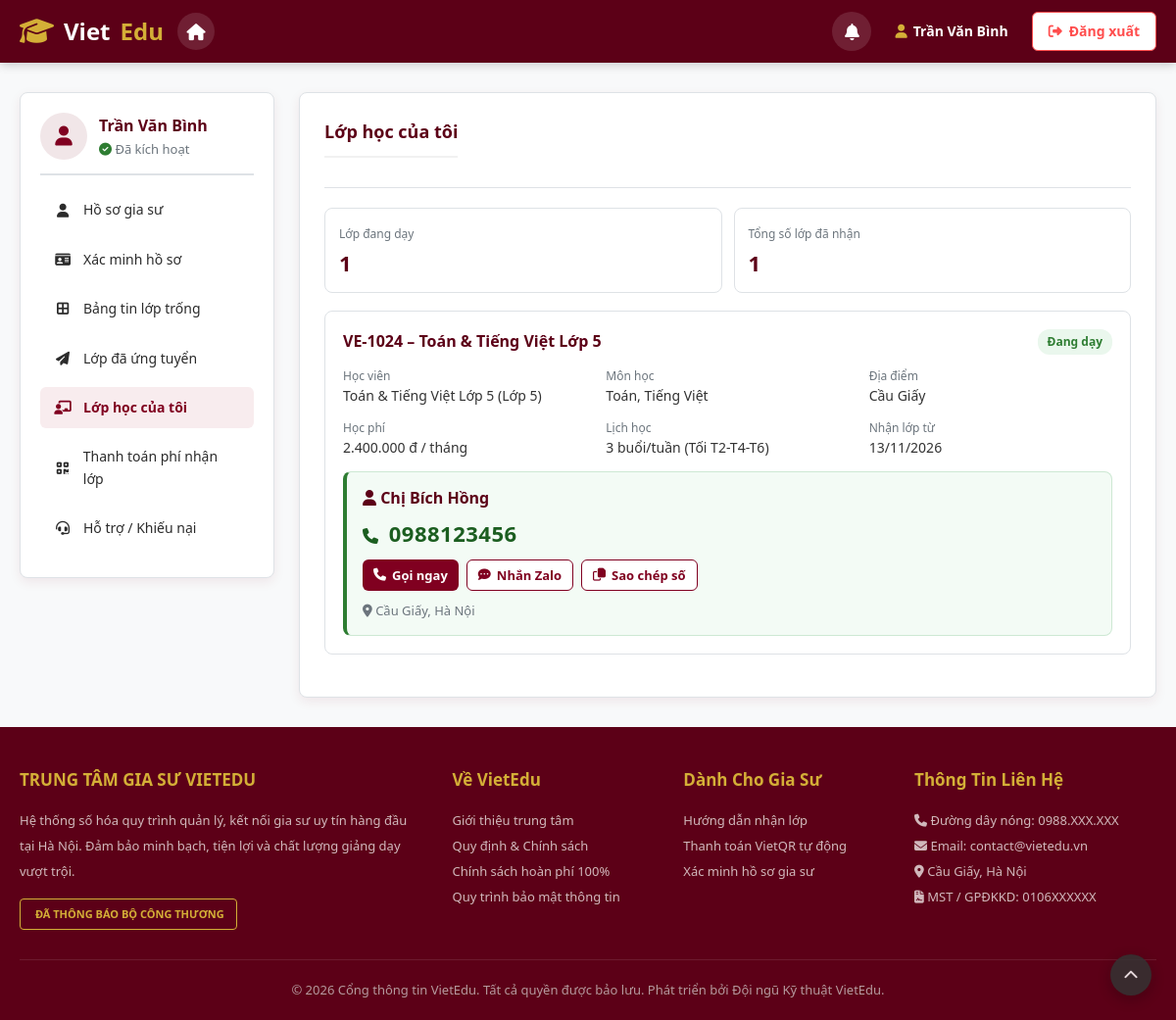
The page /gia-su/lop-cua-toi.php (signed in) on the database its author committed.
### tables this page shows
CREATE TABLE tutors (
    tutor_id INT AUTO_INCREMENT PRIMARY KEY,
    full_name VARCHAR(100) NOT NULL,
    phone VARCHAR(15) UNIQUE NOT NULL,
    email VARCHAR(100) UNIQUE,
    password_hash VARCHAR(255) NOT NULL,
    university VARCHAR(150),
    major VARCHAR(100),
    rating DECIMAL(2,1) DEFAULT 5.0,
    status ENUM('pending', 'active', 'locked') DEFAULT 'pending',
    created_at TIMESTAMP DEFAULT CURRENT_TIMESTAMP
);

CREATE TABLE classes (
    class_id INT AUTO_INCREMENT PRIMARY KEY,
    class_code VARCHAR(20) UNIQUE NOT NULL,
    title VARCHAR(150) NOT NULL, 
    subject VARCHAR(50) NOT NULL,
    grade VARCHAR(20) NOT NULL,
    location VARCHAR(100),
    schedule VARCHAR(100),
    requirements TEXT,
    tuition_fee DECIMAL(10,2),
    parent_id INT,
    status ENUM('finding', 'matched', 'completed', 'cancelled') DEFAULT 'finding',
    created_at TIMESTAMP DEFAULT CURRENT_TIMESTAMP,
    FOREIGN KEY (parent_id) REFERENCES parents(parent_id) ON DELETE CASCADE
);

CREATE TABLE parents (
    parent_id INT AUTO_INCREMENT PRIMARY KEY,
    full_name VARCHAR(100) NOT NULL,
    phone VARCHAR(15) UNIQUE NOT NULL,
    address TEXT,
    created_at TIMESTAMP DEFAULT CURRENT_TIMESTAMP
);

### gia-su/lop-cua-toi.php (the view, shortened to what this page needs)
<?php
require_once __DIR__ . '/core.php';
$tutor = gs_require_login();
$tid = (int) $tutor['tutor_id'];
$st = $conn->prepare("SELECT c.*, m.apply_date, p.full_name AS parent_name, p.phone AS parent_phone, p.address AS parent_address, p.email AS parent_email,
                             (SELECT COUNT(*) FROM transactions x WHERE x.class_id = c.class_id AND x.tutor_id = m.tutor_id AND x.status = 'success') AS paid
                      FROM class_matching m
                      JOIN classes c ON c.class_id = m.class_id
                      LEFT JOIN parents p ON p.parent_id = c.parent_id
                      WHERE m.tutor_id = ? AND m.status = 'matched'
                      ORDER BY FIELD(c.status, 'matched', 'completed', 'cancelled'), m.apply_date DESC");
$st->execute([$tid]);
$classes = $st->fetchAll(PDO::FETCH_ASSOC);
$active = count(array_filter($classes, function ($c) { return $c['status'] === 'matched'; }));
gs_layout_start('Lớp học của tôi', 'lop-cua-toi', $tutor);
?>
<div class="gs-stats">
    <div class="gs-stat"><span>Lớp đang dạy</span><b><?= $active ?></b></div>
    <div class="gs-stat"><span>Tổng số lớp đã nhận</span><b><?= count($classes) ?></b></div>
</div>
<?php foreach ($classes as $c): $unlocked = $c['paid'] > 0; ?>
    <div class="gs-card">
        <div style="display:flex;justify-content:space-between;gap:10px;flex-wrap:wrap;margin-bottom:12px">
            <h3 style="margin:0"><?= gs_e($c['class_code']) ?> – <?= gs_e($c['title']) ?></h3>
            <?= gs_badge(GS_CLASS_LABELS, $c['status']) ?>
        </div>
        <div class="gs-info">
            <div><span>Học viên</span><?= gs_e($c['title']) ?> (<?= gs_e(gs_grade($c['grade'])) ?>)</div>
            <div><span>Môn học</span><?= gs_e($c['subject']) ?></div>
            <div><span>Địa điểm</span><?= gs_e($c['location'] ?: '—') ?></div>
            <div><span>Học phí</span><?= gs_money($c['tuition_fee']) ?> / tháng</div>
            <div><span>Lịch học</span><?= gs_e($c['schedule'] ?: '—') ?></div>
            <div><span>Nhận lớp từ</span><?= gs_date($c['apply_date']) ?></div>
        </div>
        <?php if ($unlocked): ?>
            <div style="margin-top:12px"><?= gs_the_lien_he($c) ?></div>
        <?php endif; ?>
    </div>
<?php endforeach; ?>
<?php gs_layout_end(); ?>

### gia-su/core.php (shortened to what this page needs)
<?php
require_once __DIR__ . '/../db.php';
function gs_e($s)
{
    return htmlspecialchars((string) $s, ENT_QUOTES, 'UTF-8');
}
function gs_money($v)
{
    return $v === null || $v === '' ? '—' : number_format((float) $v, 0, ',', '.') . ' đ';
}
function gs_date($v, $fmt = 'd/m/Y')
{
    return $v ? date($fmt, strtotime($v)) : '—';
}
function gs_grade($g)
{
    return ctype_digit((string) $g) ? 'Lớp ' . $g : (string) $g;
}
function gs_current_tutor()
{
    global $conn;
    $cache = false;
    if (!empty($_SESSION['tutor_id'])) {
        $st = $conn->prepare('SELECT * FROM tutors WHERE tutor_id = ?');
        $st->execute([(int) $_SESSION['tutor_id']]);
        $t = $st->fetch(PDO::FETCH_ASSOC);
        if ($t && $t['status'] !== 'locked') {
            $cache = $t;
        } else {
            unset($_SESSION['tutor_id'], $_SESSION['user_type'], $_SESSION['user_id'], $_SESSION['user_name']);
        }
    }
    return $cache ?: null;
}
function gs_require_login()
{
    $t = gs_current_tutor();
    return $t;
}
function gs_badge(array $map, $key)
{
    $l = $map[$key] ?? [(string) $key, 'gs-b-muted'];
    return '<span class="gs-badge ' . $l[1] . '">' . gs_e($l[0]) . '</span>';
}
function gs_the_lien_he(array $r): string
{
    $sdt  = preg_replace('/\D/', '', (string) $r['parent_phone']);
    $html = '<div class="gs-contact">'
          . '<div class="gs-contact-head"><i class="fa-solid fa-user"></i> <strong>' . gs_e($r['parent_name'] ?: 'Phụ huynh') . '</strong></div>';
    if ($sdt !== '') {
        $html .= '<div class="gs-contact-phone"><i class="fa-solid fa-phone"></i> <span class="gs-phone-num">' . gs_e($r['parent_phone']) . '</span></div>'
               . '<div class="gs-contact-actions">'
               . '<a class="gs-btn sm" href="tel:' . gs_e($sdt) . '"><i class="fa-solid fa-phone"></i> Gọi ngay</a>'
               . '<a class="gs-btn outline sm" href="https://zalo.me/' . gs_e($sdt) . '" target="_blank" rel="noopener"><i class="fa-solid fa-comment-dots"></i> Nhắn Zalo</a>'
               . '<button type="button" class="gs-btn outline sm" data-copy="' . gs_e($sdt) . '"><i class="fa-regular fa-copy"></i> Sao chép số</button>'
               . '</div>';
    } else {
        $html .= '<p class="gs-muted">Phụ huynh chưa cập nhật số điện thoại, vui lòng liên hệ trung tâm.</p>';
    }
    if (!empty($r['parent_address'])) $html .= '<div class="gs-muted"><i class="fa-solid fa-location-dot"></i> ' . gs_e($r['parent_address']) . '</div>';
    return $html . '</div>';
}
function gs_layout_start($title, $active, $tutor)
{
    require __DIR__ . '/../header.php';
    ?>
    <link rel="stylesheet" href="gia-su.css">
    <div class="main-layout">
        <aside class="sidebar">
            <div class="gs-me">
                <?= ve_the_anh_gia_su($tutor['avatar'] ?? null, 48) ?>
                <div>
                    <strong><?= gs_e($tutor['full_name']) ?></strong>
                    <div class="gs-muted"><?= $tutor['status'] === 'active' ? '<i class="fa-solid fa-circle-check" style="color:#2E7D32"></i> Đã kích hoạt' : '<i class="fa-solid fa-hourglass-half"></i> Chờ kích hoạt' ?></div>
                </div>
            </div>
            <ul class="sidebar-menu">
                <?php foreach (GS_MENU as $key => $m): ?>
                    <li><a href="<?= $m[0] ?>" class="<?= $key === $active ? 'active' : '' ?>"><i class="fa-solid <?= $m[1] ?>"></i> <?= $m[2] ?></a></li>
                <?php endforeach; ?>
            </ul>
        </aside>
        <main class="content-area">
            <div class="section-header"><h2 class="section-title"><?= gs_e($title) ?></h2></div>
    <?php
}
function gs_layout_end()
{
    echo "        </main>\n    </div>\n";
    require __DIR__ . '/../footer.php';
}

### style.css (style rules this page uses)
:root { --primary-red: #800020; --primary-dark: #540015; --primary-light: #A31C3B; --accent-gold: #D4AF37; --accent-gold-hover: #b8952d; --bg-body: #FDF9F9; --bg-card: #FFFFFF; --text-dark: #2B2B2B; --text-muted: #666666; --border-color: #E6D5D7; --shadow: 0 4px 12px rgba(128, 0, 32, 0.08); }
* { margin: 0; padding: 0; box-sizing: border-box; font-family: 'Segoe UI', Roboto, Helvetica, Arial, sans-serif; }
body { background-color: var(--bg-body); color: var(--text-dark); line-height: 1.6; }
a { text-decoration: none; color: inherit; }
.main-layout { max-width: 1200px; margin: 30px auto; padding: 0 20px; display: grid; grid-template-columns: 260px 1fr; gap: 25px; }
.sidebar { background: var(--bg-card); border-radius: 8px; border: 1px solid var(--border-color); padding: 20px; box-shadow: var(--shadow); height: fit-content; }
.sidebar-menu { list-style: none; }
.sidebar-menu li { margin-bottom: 8px; }
.sidebar-menu a { display: flex; align-items: center; gap: 12px; padding: 10px 14px; border-radius: 6px; color: var(--text-dark); font-size: 14px; font-weight: 500; transition: all 0.2s; }
.sidebar-menu a:hover, .sidebar-menu a.active { background-color: #F8ECEE; color: var(--primary-red); font-weight: 600; }
.sidebar-menu a i { width: 18px; text-align: center; }
.content-area { background: var(--bg-card); border-radius: 8px; border: 1px solid var(--border-color); padding: 25px; box-shadow: var(--shadow); }
.section-header { display: flex; justify-content: space-between; align-items: center; margin-bottom: 20px; padding-bottom: 10px; border-bottom: 1px solid var(--border-color); }
.section-title { font-size: 20px; color: var(--primary-dark); font-weight: 700; }
:root { --primary-red: #800020; --primary-dark: #5c0017; --bg-light: #f8f9fa; --border-color: #dee2e6; --text-color: #333333; --text-muted: #6c757d; }
body { font-family: 'Segoe UI', Tahoma, Geneva, Verdana, sans-serif; background: var(--bg-light); margin: 0; padding: 0; color: var(--text-color); }
.section-title { font-size: 18px; font-weight: 600; color: var(--primary-dark); margin-bottom: 20px; border-bottom: 2px solid #f1f1f1; padding-bottom: 10px; display: flex; justify-content: space-between; align-items: center; }

### gia-su/gia-su.css (style rules this page uses)
.gs-muted { color: var(--text-muted); font-size: 13px; }
.gs-me { display: flex; gap: 12px; align-items: center; padding-bottom: 14px; margin-bottom: 14px; border-bottom: 2px solid var(--border-color); }
.gs-me strong { color: var(--primary-dark); }
.gs-badge { display: inline-block; padding: 3px 10px; border-radius: 12px; font-size: 12px; font-weight: 600; white-space: nowrap; }
.gs-b-ok { background: #EAF7ED; color: #2E7D32; }
.gs-btn { display: inline-flex; align-items: center; gap: 6px; padding: 9px 18px; border-radius: 6px; border: none; cursor: pointer; font-size: 14px; font-weight: 600; background: var(--primary-red); color: #fff; text-decoration: none; }
.gs-btn.outline { background: #fff; color: var(--primary-red); border: 1px solid var(--primary-red); }
.gs-btn.sm { padding: 5px 11px; font-size: 13px; }
.gs-card { border: 1px solid var(--border-color); border-radius: 8px; padding: 18px; margin-bottom: 18px; background: #fff; }
.gs-card h3 { font-size: 16px; color: var(--primary-dark); margin-bottom: 12px; }
.gs-info { display: grid; grid-template-columns: repeat(auto-fit, minmax(200px, 1fr)); gap: 12px 20px; font-size: 14px; }
.gs-info span { display: block; font-size: 12px; color: var(--text-muted); }
.gs-stats { display: grid; grid-template-columns: repeat(auto-fit, minmax(140px, 1fr)); gap: 12px; margin-bottom: 18px; }
.gs-stat { border: 1px solid var(--border-color); border-radius: 8px; padding: 12px 14px; }
.gs-stat b { display: block; font-size: 22px; color: var(--primary-dark); }
.gs-stat span { font-size: 12px; color: var(--text-muted); }
.gs-contact { display: flex; flex-direction: column; gap: 6px; padding: 14px 16px; border: 1px solid #CDE8D3; border-left: 4px solid #2E7D32; border-radius: 8px; background: #F3FBF5; }
.gs-contact-head { color: var(--primary-dark); }
.gs-contact-phone { font-size: 22px; font-weight: 700; color: #1B5E20; letter-spacing: .5px; font-variant-numeric: tabular-nums; }
.gs-contact-phone i { font-size: 16px; margin-right: 4px; }
.gs-contact-actions { display: flex; flex-wrap: wrap; gap: 8px; margin: 2px 0 4px; }

### rows shown on the page
tutors: full_name "Trần Văn Bình"
classes: class_code "VE-1024", title "Toán & Tiếng Việt Lớp 5", status "Đang dạy", grade "Lớp 5", subject "Toán, Tiếng Việt", location "Cầu Giấy", tuition_fee "2.400.000 đ", schedule "3 buổi/tuần (Tối T2-T4-T6)", apply_date "13/11/2026", parent.full_name "Chị Bích Hồng", parent.phone "0988123456", parent.address "Cầu Giấy, Hà Nội"

### other values the page prints
$_SESSION['user_name'] "Trần Văn Bình"
$m[2] "Hồ sơ gia sư"
$m[2] "Xác minh hồ sơ"
$m[2] "Bảng tin lớp trống"
$m[2] "Lớp đã ứng tuyển"
$m[2] "Lớp học của tôi"
$m[2] "Thanh toán phí nhận lớp"
$m[2] "Hỗ trợ / Khiếu nại"
gs_e($title) "Lớp học của tôi"
$active "1"
count($classes) "1"
$chanTrangNhom['ten'] "Về VietEdu"
$chanTrangMuc['ten_menu'] "Giới thiệu trung tâm"
$chanTrangMuc['ten_menu'] "Quy định & Chính sách"
$chanTrangMuc['ten_menu'] "Chính sách hoàn phí 100%"
